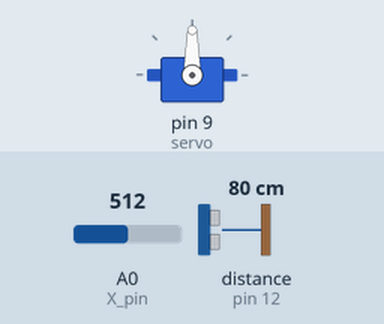
Recording of a sketch running on a simulated Arduino Uno, built with avr-gcc and run on an emulated ATmega328P. Parts: servo. The inputs (shaded band) are chosen by the test bench; at power-on: A0 (X_pin) = 512, distance to the obstacle (sensor on pin 12) 80 cm. The echo pulse lasts 58.3 µs per cm; what the sketch prints to the serial monitor is not drawn.

Above: at 1.2 s.
1.3 s: A0 (X_pin) set to 306
At 2.7 s:
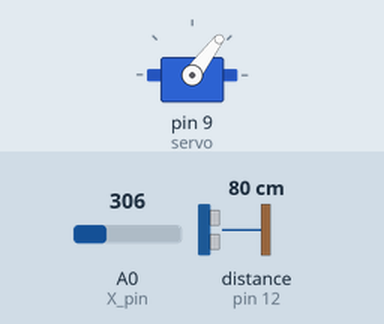
3.0 s: A0 (X_pin) set to 122
At 3.6 s:
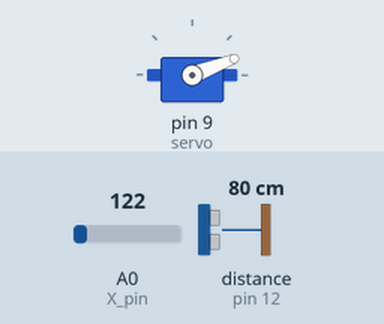
4.7 s: A0 (X_pin) set to 80
At 5.1 s:
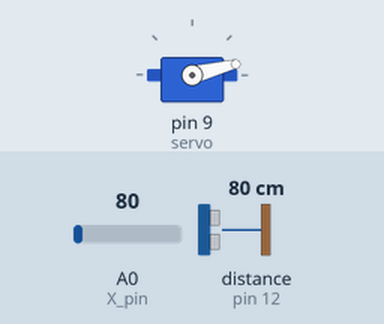
6.3 s: A0 (X_pin) set to 563
At 7.3 s:
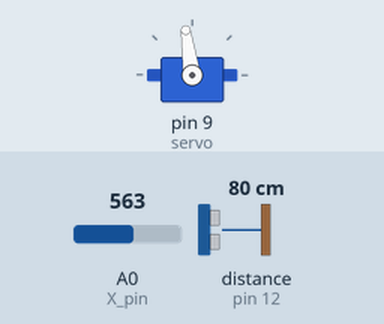
9.3 s: A0 (X_pin) set to 587
At 10.2 s:
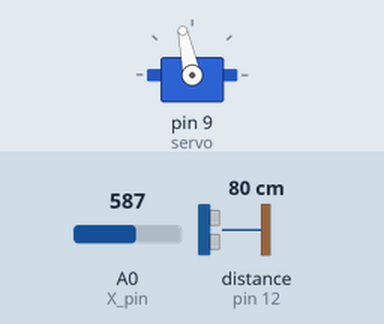
Timing chart, 0 to 12.3 s (numbered marks = the images above; inputs shaded):
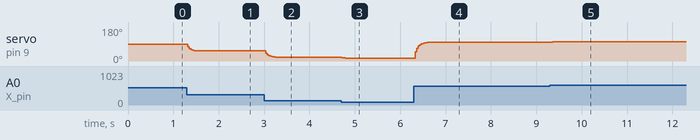

The sketch:

Joystick-Servo-Sensor.ino
```cpp
#include <SR04.h>
#include <Servo.h>

// Ultrasonic Sensor Pins
#define TRIG_PIN 12
#define ECHO_PIN 11

SR04 sr04 = SR04(ECHO_PIN, TRIG_PIN);

// Servo
Servo servo;

// Joystick Pins
const int SW_pin = 2;
const int X_pin = A0;
const int Y_pin = A1;

// Variables
long distance;
float currentPos = 90;  // start centered
int targetPos = 90;

void setup() {
  servo.attach(9);
  pinMode(SW_pin, INPUT_PULLUP);
  Serial.begin(9600);
}

void loop() {
  // 🔸 1. Read distance
  distance = sr04.Distance();

  // 🔸 2. Read joystick and map to angle (0–180)
  int xValue = analogRead(X_pin);
  targetPos = map(xValue, 0, 1023, 0, 180);

  // 🔸 3. Smooth and fast movement using easing
  // 0.4 = faster reaction, still smooth
  currentPos += (targetPos - currentPos) * 0.4;
  servo.write(currentPos);

  // 🔸 4. Send data to Processing in "angle,distance." format
  Serial.print((int)currentPos);
  Serial.print(",");
  Serial.print(distance);
  Serial.print(".");

  // 🔸 5. Small delay for stability and responsiveness
  delay(5);
}
```

Measured:
- after the input at 1.3 s, servo on pin 9 (servo): 90° → 54° at once, → 53° 0.25 s later
- after the input at 3.0 s, servo on pin 9 (servo): 53° → 21° at once
- after the input at 4.7 s, servo on pin 9 (servo): 21° → 14° at once
- after the input at 6.3 s, servo on pin 9 (servo): moves from 14° to 98° over 0.29 s, starting at once
- after the input at 9.3 s, servo on pin 9 (servo): 98° → 102° at once
